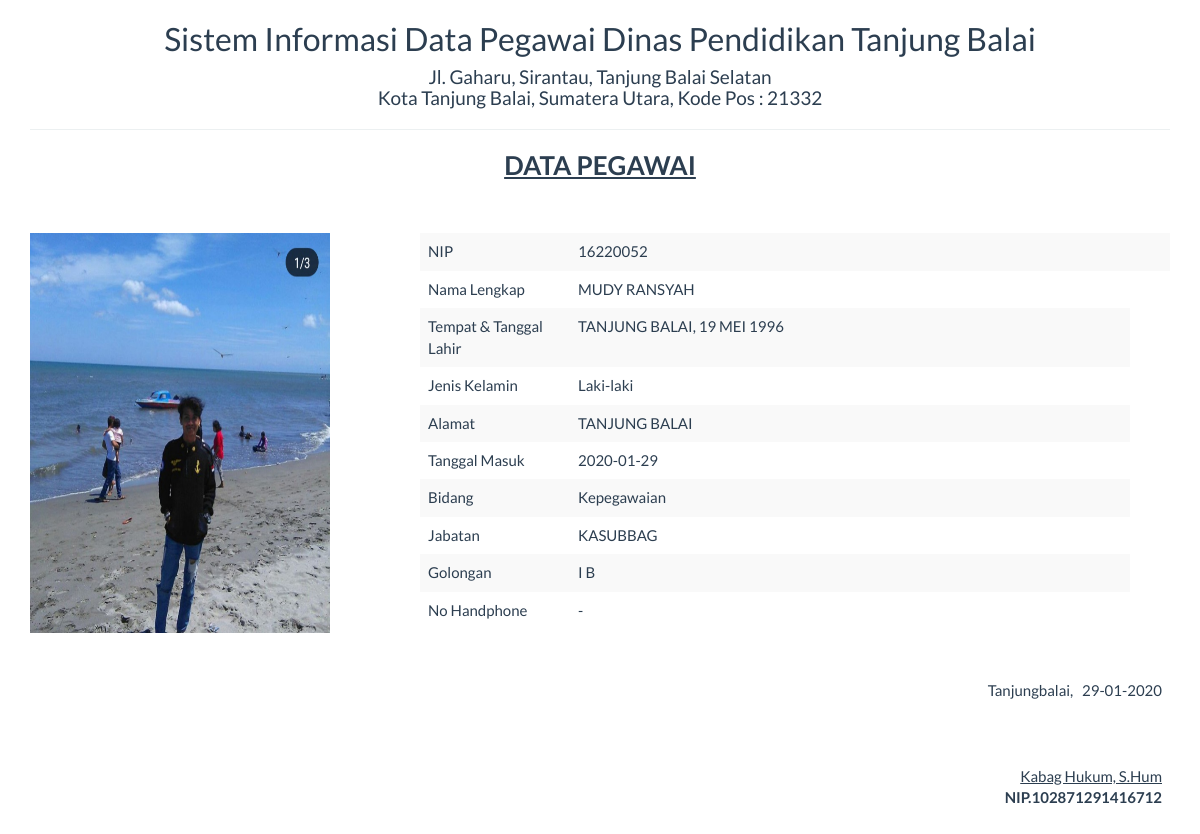
/report/pegawai_satu.php?id=16220052, run on the app's committed database.
### tables this page shows
CREATE TABLE `pegawai` (
  `nip` varchar(50) NOT NULL,
  `nm_pegawai` varchar(70) NOT NULL,
  `ttl` varchar(225) NOT NULL,
  `jk` varchar(20) NOT NULL,
  `alamat` text NOT NULL,
  `tgl_masuk` date NOT NULL,
  `bidang` varchar(220) NOT NULL,
  `jabatan` varchar(50) NOT NULL,
  `golongan` varchar(50) NOT NULL,
  `nohp` varchar(12) NOT NULL,
  `nama_file` varchar(50) NOT NULL,
  `ukuran_file` int(11) NOT NULL,
  `direktori` varchar(50) NOT NULL
);

### report/pegawai_satu.php (the view, shortened to what this page needs)
<!DOCTYPE html>
<html>
    <head>
        <link href="../Assets/css/bootstrap.min.css" rel="stylesheet" type="text/css"/>
    </head>
    <body onload="print()">
        <?php
        include '../config/koneksi.php';
        $sql = "SELECT * FROM pegawai WHERE nip='" . $_GET ['id'] . "'";
        $query = mysqli_query($koneksi, $sql) or die("SQL Detail error");
        $data = mysqli_fetch_array($query);
        ?>
        <div class="container">
            <div class='row'>
                <div class="col-sm-12">
                    <div class="text-center">
                        <h2>Sistem Informasi Data Pegawai Dinas Pendidikan Tanjung Balai </h2>
                        <h4>Jl. Gaharu, Sirantau, Tanjung Balai Selatan<br>
                        Kota Tanjung Balai, Sumatera Utara, Kode Pos : 21332</h4>
                        <hr>
                        <h3><b><u>DATA PEGAWAI</u></b></h3>
                    </div>
                    <br><br>
                </div>
                        <div class="container">
                        <div class="row">
                            <div class="col-sm-4">
                                <img src= "../foto/<?= $data['nama_file']?>"  style='height:400px; width:300px'>
                            </div>
                        <div class="col-sm-8">
                        <table class="table table-striped">
                        <tr>
                            <td width="20%">NIP</td>
                            <td><?= $data['nip'] ?></td>
                            <td></td>
                        </tr>
                        <tr>
                            <td>Nama Lengkap</td>
                            <td><?= $data['nm_pegawai'] ?></td>
                        </tr>
                        <tr>
                            <td>Tempat & Tanggal Lahir</td>
                            <td><?= $data['ttl'] ?></td>
                        </tr>
                        <tr>
                            <td>Jenis Kelamin</td>
                            <td><?= $data['jk'] ?></td>
                        </tr>
                        <tr>
                            <td>Alamat</td>
                            <td><?= $data['alamat'] ?></td>
                        </tr>
                        <tr>
                            <td>Tanggal Masuk</td>
                            <td><?= $data['tgl_masuk'] ?></td>
                        </tr>
                        <tr>
                            <td>Bidang</td>
                            <td><?= $data['bidang'] ?></td>
                        </tr>
                        <tr>
                            <td>Jabatan</td>
                            <td><?= $data['jabatan'] ?></td>
                        </tr>
                        <tr>
                            <td>Golongan</td>
                            <td><?= $data['golongan'] ?></td>
                        </tr>
                        <tr>
                            <td>No Handphone</td>
                            <td><?= $data['nohp'] ?></td>
                        </tr>
                        <tfoot>
                              <tr>
                                <td colspan="8" class="text-right">
                                        <br><br>Tanjungbalai,  &nbsp <?= date("d-m-Y") ?>
                                        <br><br><br><br>
                                        <u>Kabag Hukum, S.Hum<strong></u><br>
                                        NIP.102871291416712
                                                 </td>
                                </tr>
                            </tfoot>
                    </table>
            </table></div></div></div></div>
    </body>
</html>

### data on the page
pegawai: nama_file (picture), nip "16220052", nm_pegawai "MUDY RANSYAH", ttl "TANJUNG BALAI, 19 MEI 1996", jk "Laki-laki", alamat "TANJUNG BALAI", tgl_masuk "2020-01-29", bidang "Kepegawaian", jabatan "KASUBBAG", golongan "I B", nohp "-"
